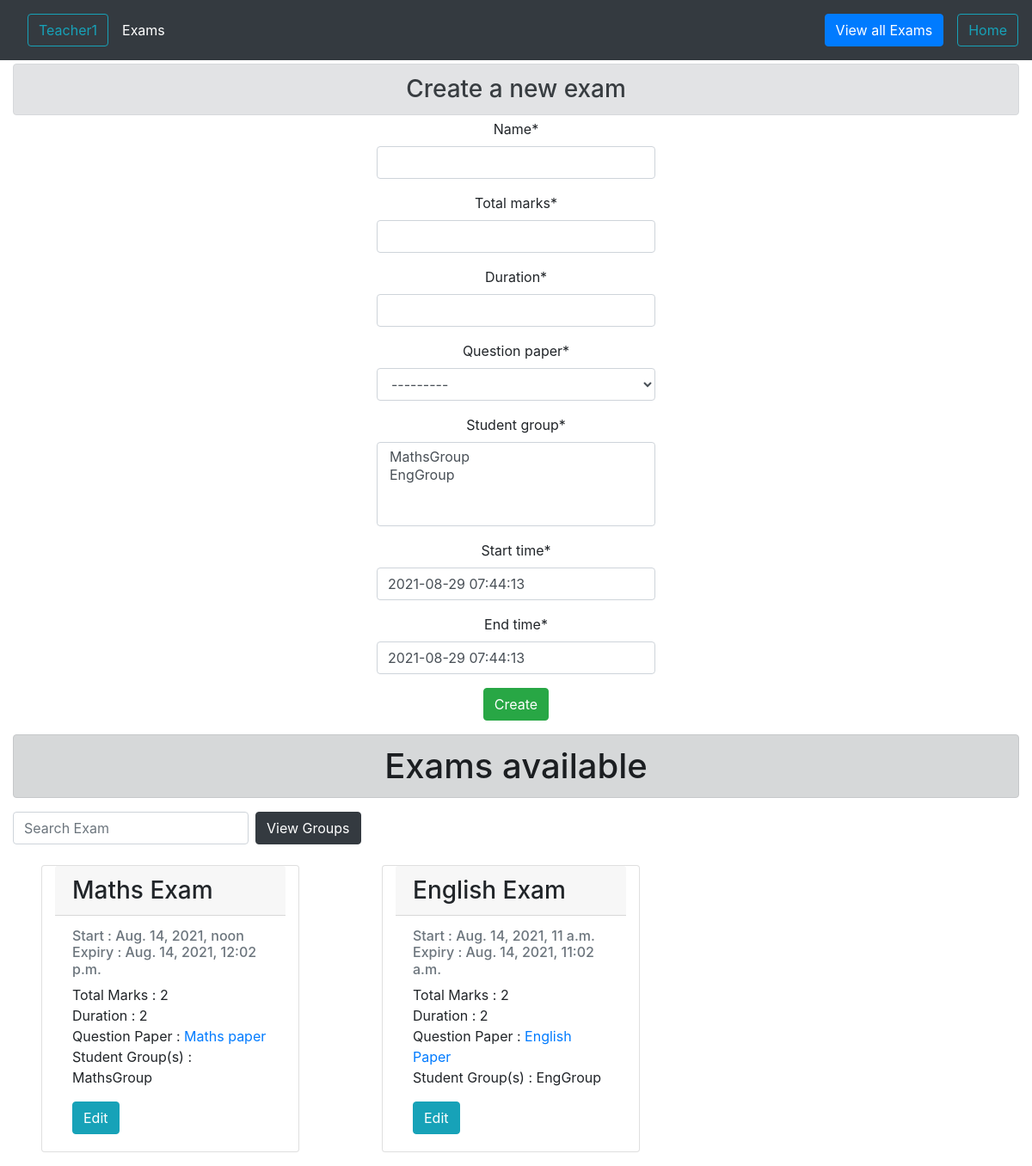
The app's page /prof/exams (signed in), older data.
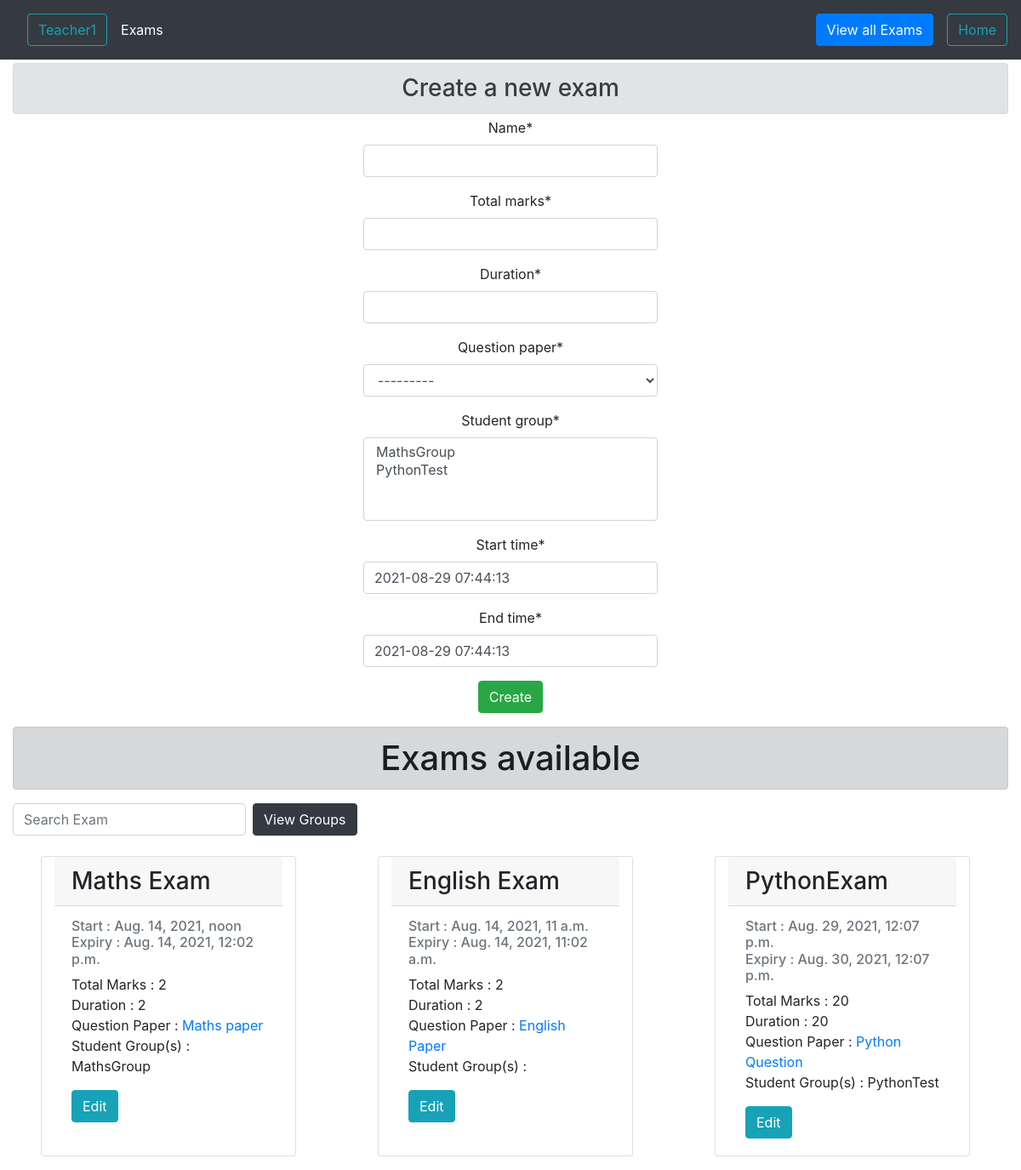
The same page, newer data.
### authAccount/models.py (models this page shows, shortened)
class User(AbstractUser):
    isStudent=models.BooleanField(default=False)
    isTeacher = models.BooleanField(default=False)

### main/models/exam.py (models this page shows, shortened)
class Exam_Model(models.Model):
    professor = models.ForeignKey(User, limit_choices_to={'isTeacher': True}, on_delete=models.CASCADE)
    name = models.CharField(max_length=50)
    total_marks = models.IntegerField()
    duration = models.IntegerField()
    question_paper = models.ForeignKey(Question_Paper, on_delete=models.CASCADE, related_name='exams')
    student_group = models.ManyToManyField(Special_Students, related_name='exams')
    start_time = models.DateTimeField(default=datetime.now())
    end_time = models.DateTimeField(default=datetime.now())

### main/models/question_paper.py (models this page shows)
class Question_Paper(models.Model):
    professor = models.ForeignKey(User, limit_choices_to={'isTeacher': True}, on_delete=models.CASCADE)
    qPaperTitle = models.CharField(max_length=100)
    questions = models.ManyToManyField(Question_DB)
    def __str__(self):
        return f' Question Paper Title :- {self.qPaperTitle}\n'

### main/models/group.py (models this page shows)
class Special_Students(models.Model):
    professor = models.ForeignKey(User, limit_choices_to={'isTeacher': True}, on_delete=models.CASCADE)
    category_name = models.CharField(max_length=10)
    students = models.ManyToManyField(User, limit_choices_to={'isStudent': True}, related_name='students')
    def __str__(self):
        return self.category_name

### prof/views/exam.py (the view, shortened to what this page needs)
def view_exams(request):
    prof = request.user
    new_Form = ExamForm()
    new_Form.fields["student_group"].queryset = Special_Students.objects.filter(
        professor=prof)
    new_Form.fields["question_paper"].queryset = Question_Paper.objects.filter(
        professor=prof)
    exams = Exam_Model.objects.filter(professor=prof)
    return render(request, 'prof/exam/view_exams.html', {
        'exams': exams, 'examform': new_Form, 'prof': prof,
    })

### main/models/exam.py
class ExamForm(ModelForm):
    class Meta:
        model = Exam_Model
        fields = '__all__'
        exclude = ['professor']

### prof/templates/prof/exam/view_exams.html (shortened to what this page needs)
{% extends 'prof/base/base.html' %}
{% load crispy_forms_tags %}
{% load static %}
{% block navbar_title %}{{ prof.username }}{% endblock navbar_title %}
{% block navitem_title %}Exams{% endblock navitem_title %}
{% block buttons %}
    <button type="button" class="btn btn-primary mx-3" id="updateButton"
    onclick="smoothScroll(document.getElementById('exams'))">View all Exams</button>
    <a class="btn btn-outline-info " href="{% url 'prof:index' %}">Home</a>
{% endblock buttons %}
{% block body %}
    <div class="container-fluid">
        <h3 class="alert alert-secondary my-1" align="center">Create a new exam</h3>
        <div align='center'>
            <div class="container d-flex h-100 row justify-content-center col-20">
                <form align='center' method="POST">
                    {{ examform|crispy }}
                    <input class="btn btn-success" type="submit" value="Create">
                </form>
            </div>
        </div>
        <div id='exams'>
            <h1 class="alert alert-dark my-3" align="center">Exams available</h1>
            <form class="form-inline my-2">
                <input id="searchExam" class="form-control mr-sm-2" type="search" placeholder="Search Exam"
                    aria-label="Search">
                <a class="btn btn-dark" href="{% url 'prof:view_groups' %}" target="_blank">View
                    Groups</a>
            </form>
            <div class="row">
                {% for t in exams %}
                <div class="card my-3 mx-5 col-sm-3">
                    <h3 class="card-header">{{ t.name }}</h3>
                    <div class="card-body">
                        <h6 class="card-subtitle mb-2 text-muted">
                            Start : {{ t.start_time }}<br>
                            Expiry : {{ t.end_time }}
                        </h6>
                        <p class="card-text">
                            Total Marks : {{t.total_marks}}<br>
                            Duration : {{t.duration}}<br>
                            Question Paper : <a
                                href="{% url 'prof:view_specific_paper' t.question_paper.id %}">{{ t.question_paper.qPaperTitle }}</a><br>
                            Student Group(s) :
                            {% for group in t.student_group.all %}
                            {{ group.category_name }}
                            {% endfor %}
                        </p>
                        <a href="{% url 'prof:edit_exam' t.id %}" class="card-link btn btn-info">Edit</a>
                    </div>
                </div>
                {% empty %}
                <h3>No exams</h3>
                {% endfor %}
            </div>
        </div>
    </div>
{% endblock body %}

### prof/templates/prof/base/base.html (shortened to what this page needs)
<!DOCTYPE html>
<html lang="en">
<head>
    <link rel="stylesheet" href="https://maxcdn.bootstrapcdn.com/bootstrap/4.2.1/css/bootstrap.min.css">
    <link rel="stylesheet" href="https://stackpath.bootstrapcdn.com/font-awesome/4.7.0/css/font-awesome.min.css">
</head>
<body>
    <nav class="navbar navbar-expand-lg navbar-dark bg-dark">
          <a class="nav-link" href="#">
            <button type="button" class="btn btn-outline-info">{% block navbar_title %}{% endblock navbar_title %}</button>
          </a>
        <div class="collapse navbar-collapse" id="navbarSupportedContent">
            <ul class="navbar-nav mr-auto">
                <li class="nav-item active" style="color: white;">
                    {% block navitem_title %}{% endblock navitem_title %}<span class="sr-only">(current)</span>
                </li>
            </ul>
            {% block buttons %}{% endblock buttons %}
        </div>
    </nav>
    {% block body %}
    {% endblock body %}
</body>
</html>

Row changes from the older to the newer data that the page shows:
removed Special_Students: category_name "EngGroup", shown under Exam_Model "English Exam"
added Exam_Model: name "PythonExam", start_time "Aug. 29, 2021, 12:07 p.m.", end_time "Aug. 30, 2021, 12:07 p.m.", total_marks "20", duration "20", question_paper.qPaperTitle "Python Question"
added Special_Students: category_name "PythonTest", shown under "PythonExam"
Text that changed along with them:
form field student_group: "MathsGroup / EngGroup" → "MathsGroup / PythonTest"
